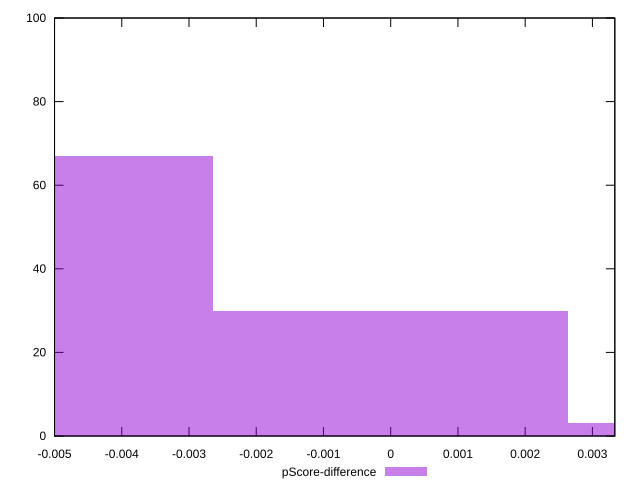

Generate this figure with gnuplot:
reset

$pScoreDifference <<EOF
-0.0052753215593139835 67
0 30
0.0052753215593139835 3
EOF

set key outside below
set boxwidth 0.0052753215593139835
set xrange [-0.0050000000000000044:0.0033333333333332993]
set yrange [0:100]
set trange [0:100]
set style fill transparent solid 0.5 noborder
set terminal svg size 640, 490 enhanced background rgb 'white'
set output "reprap/uses-optimized-images/samples/pages+cached+noexternal/pScore-difference/histogram.svg"

plot $pScoreDifference title "pScore-difference" with boxes

reset
